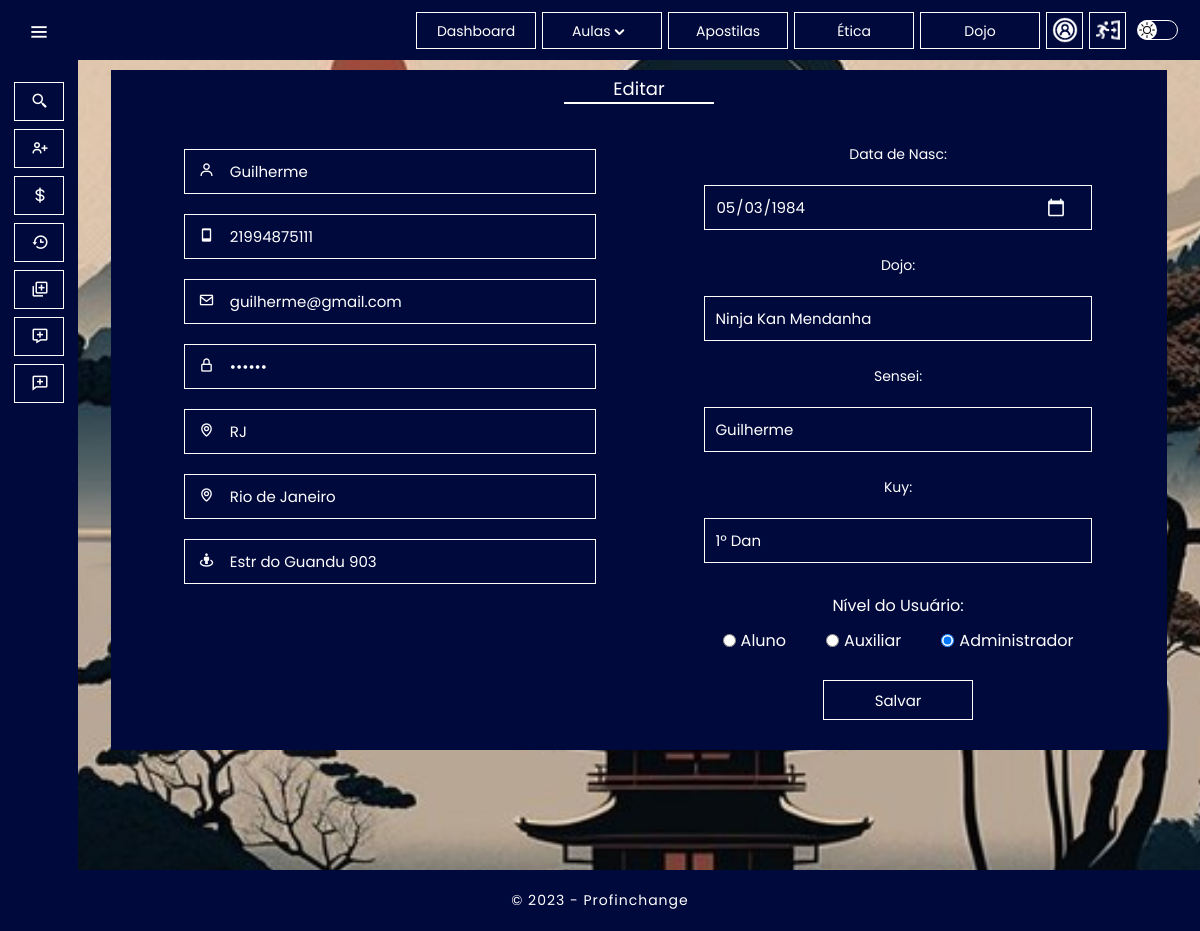
The app's page /adm/editar.php?id=1 (signed in) with its own data.
### tables this page shows
CREATE TABLE `alunos` (
  `id` int UNSIGNED NOT NULL AUTO_INCREMENT,
  `nome` varchar(50) NOT NULL,
  `telefone` varchar(11) NOT NULL,
  `email` varchar(50) NOT NULL,
  `senha` varchar(32) NOT NULL,
  `estado` varchar(2) NOT NULL,
  `cidade` varchar(50) NOT NULL,
  `endereco` varchar(50) NOT NULL,
  `dojo` varchar(50) NOT NULL,
  `sensei` varchar(50) NOT NULL,
  `data_nasc` date NOT NULL,
  `kyu` varchar(3) NOT NULL,
  `adm` varchar(15) NOT NULL,
  `inscricao` date DEFAULT NULL,
  `ativo` tinyint(3) UNSIGNED NOT NULL,
  `ativacao` date DEFAULT NULL,
  `expiracao` date DEFAULT NULL,
  `locked` varchar(2) NOT NULL,
  PRIMARY KEY (id)
);

### adm/editar.php (the view, shortened to what this page needs)
<?php
    include_once('../system/config.php');
    if($_SESSION['ativo'] > 0)
    {
        if($_SESSION['adm'] > 1)
        {
            header('Location: ../aulas/index.php');
        }
        else
        {
            if(!empty($_GET['id']))
            {
                $id = $_GET['id'];
                $sqlSelect = "SELECT * FROM alunos WHERE id=$id";
                $result = $conexao->query($sqlSelect);
                if($result->num_rows > 0)
                {
                    while($user_data = mysqli_fetch_assoc($result))
                    {
                        $nome = $user_data['nome'];
                        $telefone = $user_data['telefone'];
                        $email = $user_data['email'];
                        $senha = $user_data['senha'];
                        $estado = $user_data['estado'];
                        $cidade = $user_data['cidade'];
                        $endereco = $user_data['endereco'];
                        $data_nasc = $user_data['data_nasc'];
                        $dojo = $user_data['dojo'];
                        $sensei = $user_data['sensei'];
                        $kyu = $user_data['kyu'];
                        $adm = $user_data['adm'];
                    }
                }
                else
                {
                    header('Location: ./index.php');
                }
            }
            else
            {
                header('Location: ./index.php');
            }
        }
    }
    else
    {
        header('Location: ../index.php');
    }
    require_once('../views/header.php');
    require_once('../views/nav.php');
    require_once('../views/sidebar.php');
?>
    <section class="pection">
        <div class="box">
            <form action="../system/saveEdit.php" method="POST">
                <legend>Editar</legend>
                    <div class="formflex">
                        <div class="formColA">
                            <div class="containec">
                                <div class="input-fielc">
                                <i class='bx bx-user' ></i>
                                <input type="text" class="input" placeholder="Nome" name="nome" id="nome" value="<?php echo $nome; ?>" maxlength="50" required>
                                </div>
                                <div class="input-fielc">
                                <i class='bx bx-mobile'></i>
                                <input type="tel" class="input" placeholder="Telefone" name="telefone" id="telefone" value="<?php echo $telefone; ?>" maxlength="11" required>
                                </div>
                                <div class="input-fielc">
                                <i class='bx bx-envelope'></i>
                                <input type="text" class="input" placeholder="Email" name="email" id="email" value="<?php echo $email; ?>" maxlength="50" required>
                                </div>
                                <div class="input-fielc">
                                <i class='bx bx-lock-alt'></i>
                                <input type="password" class="input" placeholder="Senha 4 a 15 dígitos" name="senha" id="senha" value="<?php echo $senha; ?>" minlength="4" maxlength="15" required>
                                </div>
                                <div class="input-fielc">
                                <i class='bx bx-map' ></i>
                                <input type="text" class="input" placeholder="Estado" name="estado" id="estado" value="<?php echo $estado; ?>" maxlength="2" required>
                                </div>
                                <div class="input-fielc">
                                <i class='bx bx-map' ></i>
                                <input type="text" class="input" placeholder="Cidade" name="cidade" id="cidade" value="<?php echo $cidade; ?>" maxlength="50" required>
                                </div>
                                <div class="input-fielc">
                                <i class='bx bx-street-view' ></i>
                                <input type="text" class="input" placeholder="Endereço" name="endereco" id="endereco" value="<?php echo $endereco; ?>" maxlength="50" required>
                                </div>
                            </div>
                        </div>
                        <div class="formColB">
                            <div class="containec">
                                <div class="seletor">
                                    <p>Data de Nasc:</p>
                                    <div class="ano">
                                    <input type="date" name="data_nasc" id="data_nasc" value="<?php echo $data_nasc; ?>" required>
                                    </div>
                                </div>
                                <div class="seletor">
                                    <p>Dojo:</p>
                                    <div class="select">
                                        <select id="dojo" name="dojo" required>
                                            <option value="<?php echo $dojo; ?>"><?php echo $dojo; ?></option>
                                        </select>
                                    </div>
                                </div>
                                <div class="seletor">
                                    <p>Sensei:</p>
                                    <div class="select">
                                        <select id="sensei" name="sensei" required>
                                            <option value="<?php echo $sensei; ?>"><?php echo $sensei; ?></option>
                                        </select>
                                    </div>
                                </div>
                                <div class="seletor">
                                    <p>Kuy:</p>
                                    <div class="select">
                                        <select id="kyu" name="kyu">
                                        <option value="<?php echo $kyu; ?>">
                                        <?php
                                            switch ($kyu) {
                                                case 11:
                                                    echo "1º Dan";
                                                    break;
                                                }
                                            ?>
                                                                    </option>
                                        </select>
                                    </div>
                                </div>
                                <div class="caract oculto">
                                    <p>Nível do Usuário:</p>
                                        <div class="tipo-list">
                                            <div class="tipo">
                                                <input type="radio" id="aluno" name="adm" value="2" <?php echo ($adm == '2') ? 'checked' : ''; if ($_SESSION['adm'] > 0) echo "disabled"; ?> required>
                                                <label for="aluno">Aluno</label>
                                            </div>
                                            <div class="tipo">
                                                <input type="radio" id="auxiliar" name="adm" value="1" <?php echo ($adm == '1') ? 'checked' : ''; if ($_SESSION['adm'] > 0) echo "disabled"; ?> required>
                                                <label for="auxiliar">Auxiliar</label>
                                            </div>
                                            <div class="tipo">
                                                <input type="radio" id="administrador" name="adm" value="0" <?php echo ($adm == '0') ? 'checked' : ''; if ($_SESSION['adm'] > 0) echo "disabled"; ?> required>
                                                <label for="administrador">Administrador</label>
                                            </div>
                                        </div>
                                </div>
                                <div class="input-field">
                                    <input type="submit" name="update" class="submit" value="Salvar">
                                </div>
                            </div>
                        </div>
                    </div>
            </form>
        </div>
    </section>
        <?php
            include_once('../views/footer.php');
        ?>
    </body>
</html>

### css/root.css (style rules this page uses)
:root { --background: #DCDCDC; --tarja-theme: #00093c; --sub-theme: #0099ff; --area-theme: #DCDCDC; --profile-theme: #585858; --borde-theme: #FFFFFF; --text-theme: #FFFFFF; --borde-search: #FFFFFF; --text-search: #FFFFFF; --switch-search: url(../img/search-a.png); --bordep-theme: #000000; --text-body: #000000; --button-theme: #0747a1; --select-hover: #0099ff; --button-modal: #00093c; --autofill: #00093d; --autofill2: rgba(0, 9, 61, 0.9); --autofill3: #0747a1; --dropdown-mobile: #000000; --surface-color: transparent; --highlight-color: #008eec80; --switch-bg-url: url(../img/sun.svg); --transparent: transparent; --painel-admin: #ff9800; --painel-alunos: #0747a1; --painel-balunos: #0747a1; --painel-ativos: #009a5b; --sys-pencil: #0747a1; --sys-pencil-hover: #0099ff; --sys-user: #0747a1; --sys-user-hover: #0099ff; --sys-avalia: #FFFFFF; --sys-avalia-hover: #FFFFFF; --sys-lock: #228b22; --sys-lock-hover: #b40001; --sys-trash: #640d15; --sys-trash-hover: #b40001; --sys-arrow: #0747a1; --positive: #228b22; --positive-borde: #00a900; --outro-borde: #f49f1c; }
* { margin: 0; padding: 0; box-sizing: border-box; font-family: 'Poppins', sans-serif; }
body { margin: 0; padding: 0; background: var(--background); background-image: url("../img/background-b.jpg"); background-size: cover; background-position: center; background-attachment: fixed; background-repeat: no-repeat; }
.pection { display: block; position: relative; margin: 0; padding: 5px; width: 100%; min-height: 100vh; flex-direction: column; justify-content: center; align-items: center; }

### css/prostyle.css (style rules this page uses)
.seletor .select { margin: 20px auto; }
.seletor .ano { margin: 20px auto; }
.box { display: block; position: relative; width: 95%; min-height: auto; margin: 5px auto; padding: 5px; color: var(--text-theme); text-align: center; background: var(--tarja-theme); }
legend { width: 150px; padding: 0; margin: 0 auto 10px; font-size: 18px; color: var(--text-theme); text-align: center; background: var(--transparent); border-bottom: 2px solid var(--borde-theme); }
.formflex { display: flex; position: relative; width: 100%; height: auto; margin: 0; padding: 5px; justify-content: center; }
.formColA { display: block; position: relative; width: 50%; height: auto; margin: 0; padding: 5px; justify-content: center; align-items: center; }
.formColB { display: block; position: relative; width: 50%; height: auto; margin: 0; padding: 5px; justify-content: center; }
.containec { display: flex; width: 100%; margin: 0; padding: 15px; flex-direction: column; }
.input-fielc { margin: 10px; }
.input-fielc .input { height: 45px; width: 90%; color: var(--text-theme); font-size: 15px; padding: 0 0 0 45px; background: rgba(255,255,255,0.0); border: none; outline: none; border: 1px solid var(--borde-theme); }
.input-fielc i { position: relative; top: 0px; left: 35px; color: var(--text-theme); }
.seletor { display: block; position: relative; width: 90%; height: auto; margin: 0 auto; padding: 0 auto; }
.seletor p { margin: 5px 0; font-size: 14px; }
.select { display: flex; position: relative; width: 90%; height: auto; margin: 0 auto; padding: 8px auto; overflow: hidden; }
select { -webkit-appearance: none; -moz-appearance: none; -ms-appearance: none; appearance: none; width: 100%; height: 45px; padding: 10px; font-size: 15px; color: var(--text-theme); outline: none; background: var(--transparent); background-image: none; border: 1px solid var(--borde-theme); flex: 1; cursor: pointer; }
select option { background: var(--autofill3); }
.ano { display: flex; position: relative; width: 90%; height: auto; margin: 0 auto; padding: 8px auto; }
#data_nasc, #data_nasc1, #data_nasc2, #data_nasc3, #data_nasc4, #data_nasc5, #data_nasc6, #data_nasc7, #data_nasc8, #data_nasc9, #data_nasc10 { width: 100%; height: 45px; padding: 10px; font-size: 15px; color: var(--text-theme); outline: none; border: 1px solid var(--borde-theme); background: var(--transparent); }
.caract { display: flexbox; position: relative; padding: 10px 0 20px; }
.caract p { margin-bottom: 10px; }
.tipo-list { display: inline-flex; position: relative; }
.tipo { display: flex; position: relative; margin: 0 20px; }
.tipo label { margin-left: 5px; }
.submit { width: 150px; height: 40px; font-size: 15px; color: var(--text-theme); background: var(--transparent); border: none; outline: none; border: 1px solid var(--borde-theme); cursor: pointer; transition: .3s ; }

### css/sidebar.css (style rules this page uses)
.pection { top: 0; left: 78px; width: calc(100% - 78px); transition: all 0.5s ease; z-index: 0; }

### records on screen
alunos: nome "Guilherme", telefone "21994875111", email "guilherme@gmail.com", estado "RJ", cidade "Rio de Janeiro", endereco "Estr do Guandu 903", data_nasc "05/03/1984", dojo "Ninja Kan Mendanha", sensei "Guilherme", kyu "1º Dan", adm "☐ Aluno", adm "☐ Auxiliar", adm "☑ Administrador"
